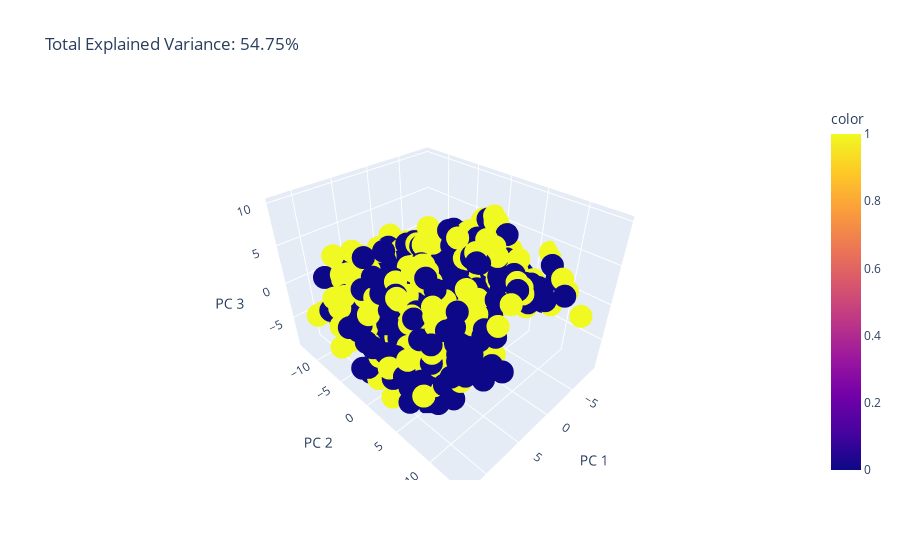

Notebook cell for this chart:
### Code cell
import plotly.express as px
from sklearn.decomposition import PCA

pca = PCA(n_components=3)
components = pca.fit_transform(data_arr)

total_var = pca.explained_variance_ratio_.sum() * 100

fig = px.scatter_3d(
    components, x=0, y=1, z=2, color=label,
    title=f'Total Explained Variance: {total_var:.2f}%',
    labels={'0': 'PC 1', '1': 'PC 2', '2': 'PC 3'}
)
fig.show()
fig.write_html("plots/PCA_original data.html")
# fig.write_html("plots/PCA_pct data.html")

### Figure 1 — Plotly figure (JSON) as saved in the notebook; plotly's stock layout.template omitted (floating-point values rounded to 4 significant figures; data arrays with more than 128 entries replaced by an {"elided": "..."} marker saying what was removed)
{"data": [{"hovertemplate": "PC 1=%{x}<br>PC 2=%{y}<br>PC 3=%{z}<br>color=%{marker.color}<extra></extra>", "legendgroup": "", "marker": {"color": {"elided": "898 int values"}, "coloraxis": "coloraxis", "symbol": "circle"}, "mode": "markers", "name": "", "scene": "scene", "showlegend": false, "type": "scatter3d", "x": {"elided": "898 float values"}, "y": {"elided": "898 float values"}, "z": {"elided": "898 float values"}}], "layout": {"coloraxis": {"colorbar": {"title": {"text": "color"}}, "colorscale": [[0, "#0d0887"], [0.1111, "#46039f"], [0.2222, "#7201a8"], [0.3333, "#9c179e"], [0.4444, "#bd3786"], [0.5556, "#d8576b"], [0.6667, "#ed7953"], [0.7778, "#fb9f3a"], [0.8889, "#fdca26"], [1, "#f0f921"]]}, "legend": {"tracegroupgap": 0}, "scene": {"domain": {"x": [0, 1], "y": [0, 1]}, "xaxis": {"title": {"text": "PC 1"}}, "yaxis": {"title": {"text": "PC 2"}}, "zaxis": {"title": {"text": "PC 3"}}}, "title": {"text": "Total Explained Variance: 54.75%"}}}
